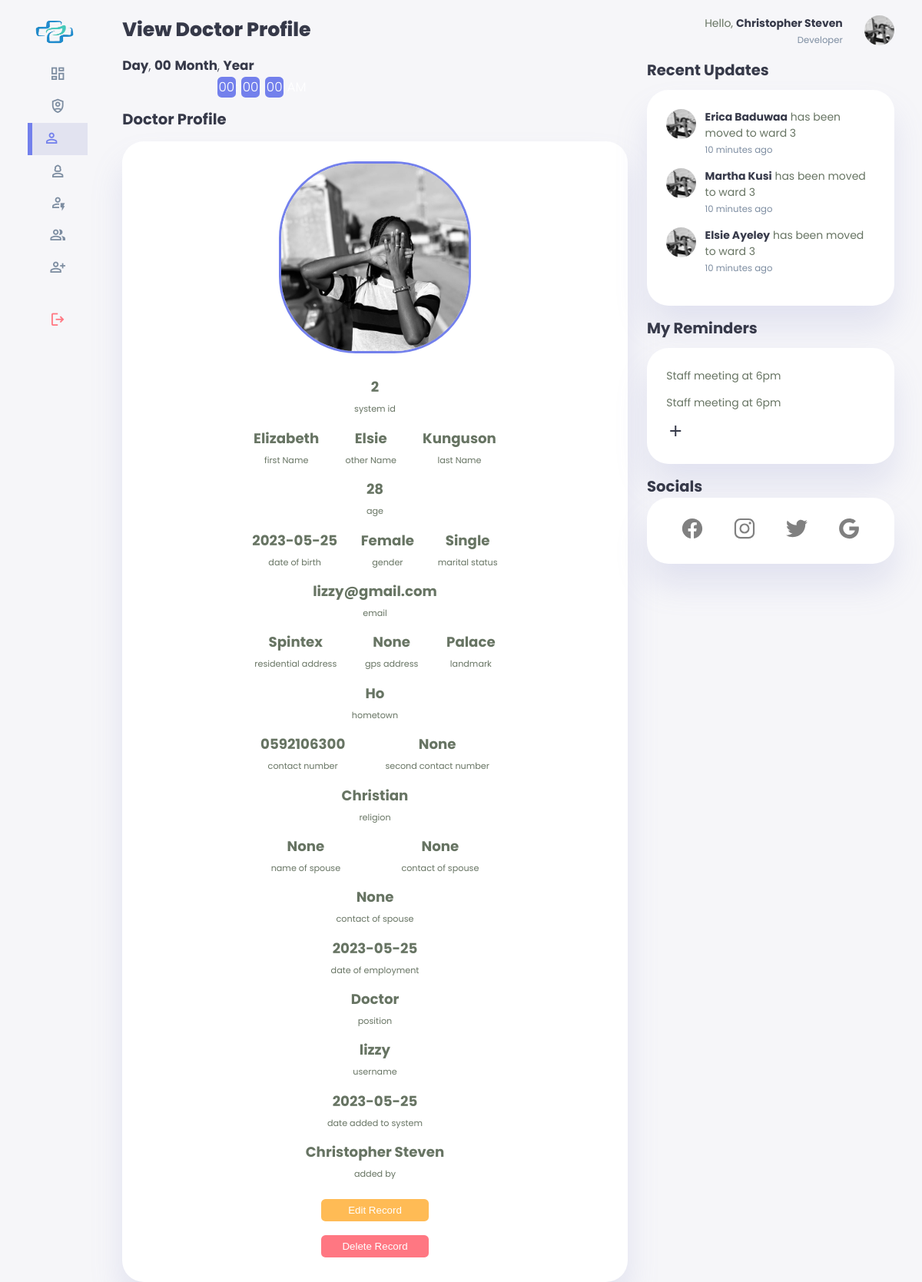
The app's page /developer/viewdoctordeveloper.php?viewid=2 (signed in) with its own data.
### tables this page shows
CREATE TABLE `doctors` (
  `id` int(11) NOT NULL,
  `firstname` varchar(255) NOT NULL,
  `lastname` varchar(255) NOT NULL,
  `othername` varchar(255) NOT NULL,
  `age` varchar(255) NOT NULL,
  `gender` varchar(255) NOT NULL,
  `address` varchar(255) NOT NULL,
  `gps_address` varchar(255) NOT NULL,
  `landmark` varchar(255) NOT NULL,
  `hometown` varchar(255) NOT NULL,
  `telephone1` varchar(255) NOT NULL,
  `telephone2` varchar(255) NOT NULL,
  `religion` varchar(255) NOT NULL,
  `marital_status` varchar(255) NOT NULL,
  `spouse_firstname` varchar(255) NOT NULL,
  `spouse_lastname` varchar(255) NOT NULL,
  `spouse_telephone` varchar(255) NOT NULL,
  `department` varchar(255) NOT NULL,
  `date_of_employment` date NOT NULL,
  `date_of_birth` date NOT NULL,
  `image` varchar(255) NOT NULL,
  `date_added` date NOT NULL,
  `email` varchar(255) NOT NULL,
  `username` varchar(255) NOT NULL,
  `password` varchar(255) NOT NULL,
  `position` varchar(255) NOT NULL,
  `added_by` varchar(255) NOT NULL
);

### developer/viewdoctordeveloper.php (the view, shortened to what this page needs)
<?php
include '../connection.php';
$username= $_SESSION['username'];
$sql= "SELECT * FROM `admins` WHERE username= '$username'";
$result= mysqli_query($con,$sql);
$row= mysqli_fetch_assoc($result);
$position=$row['position'];
$user_firstname= $row['firstname'];
$user_lastname= " ".$row['lastname'];
$user_fullname= $user_firstname.$user_lastname;
$id = $_GET['viewid'];
$sqlview= "SELECT * from `doctors` WHERE id=$id";
$resultview=mysqli_query($con,$sqlview);
$rowview=mysqli_fetch_assoc($resultview);
$firstname=$rowview['firstname'];
$lastname=$rowview['lastname'];
$othername=$rowview['othername'];
$age=$rowview['age'];
$email=$rowview['email'];
$gender=$rowview['gender'];
$marital_status=$rowview['marital_status'];
$date_of_birth=$rowview['date_of_birth'];
$address=$rowview['address'];
$gps_address=$rowview['gps_address'];
$landmark=$rowview['landmark'];
$hometown=$rowview['hometown'];
$telephone1=$rowview['telephone1'];
$telephone2=$rowview['telephone2'];
$religion=$rowview['religion'];
$spouse_firstname=$rowview['spouse_firstname'];
$spouse_lastname=$rowview['spouse_lastname'];
$spouse_telephone=$rowview['spouse_telephone'];
$date_of_employment=$rowview['date_of_employment'];
$image=$rowview['image'];
$admin_username=$rowview['username'];
$admin_position=$rowview['position'];
$date_added=$rowview['date_added'];
$added_by=$rowview['added_by'];
?>
<!DOCTYPE html>
<html lang="en">
<head>
    <link rel="stylesheet" href="../css/viewteacherprofi.css">
</head>
<body onload="initClock()">
    <div class="container">
        <aside>
            <div class="top">
                <div class="logo">
                    <div class="ring"></div>
                    <img src="../developerimages/logo.png" alt="logo">
                </div>
            </div>
            <div class="sidebar">
                <a href="./overviewdeveloper.php">
                    <span class="material-symbols-outlined">dashboard</span>
                </a>
                <a href="./adminsdeveloper.php">
                    <span class="material-symbols-outlined">shield_person</span>
                </a>
                <a href="./doctorsdeveloper.php" class="active">
                    <span class="material-symbols-outlined">person</span>
                </a>
                <a href="./nursesdeveloper.php">
                    <span class="material-symbols-outlined">person_3</span>
                </a>
                <a href="./patientsdeveloper.php">
                    <span class="material-symbols-outlined">recent_patient</span>
                </a>
                <a href="./staffdeveloper.php">
                    <span class="material-symbols-outlined">group</span>
                </a>
                <a href="./addnewdeveloper.php">
                    <span class="material-symbols-outlined">person_add</span>
                </a>
                <a href="../logout.php">
                    <span class="material-symbols-outlined">logout</span>
                </a>
            </div>
        </aside>
        <main>
            <h1>View Doctor Profile</h1>
            <div class="datetime">
                <div class="date">
                    <b><span id="dayname">Day</span></b>,
                    <b><span id="daynum">00</span></b>
                    <b><span id="month">Month</span></b>,
                    <b><span id="year">Year</span></b>
                </div>
                <div class="time">
                    <span id="hours">00</span>:
                    <span id="minutes">00</span>:
                    <span id="seconds">00</span>
                    <span id="period">AM</span>
                </div>
            </div>
            <h2>Doctor Profile</h2>
            <div class="form-format">
                <div class="form-divisions">
                    <div class="form-divisions">
                        <div class="divide">
                            <?php echo "<img src='$image'>"?>
                        </div>
                    </div>
                    <div class="divide">
                        <div class="info-section">
                            <div class="info">
                                <p id="infos"><strong><?php echo $id;?></strong></p>
                                <p>system id</p>
                            </div>
                        </div>
                        <div class="info-section">
                            <div class="info">
                                <p id="infos"><strong><?php echo $firstname;?></strong></p>
                                <p>first Name</p>
                            </div>
                            <div class="info">
                                <p id="infos"><strong><?php echo $othername;?></strong></p>
                                <p>other Name</p>
                            </div>
                            <div class="info">
                                <p id="infos"><strong><?php echo $lastname;?></strong></p>
                                <p>last Name</p>
                            </div>
                        </div>
                        <div class="info-section">
                            <div class="info">
                                <p id="infos"><strong><?php echo $age;?></strong></p>
                                <p>age</p>
                            </div>
                        </div>
                        <div class="info-section">
                            <div class="info">
                                <p id="infos"><strong><?php echo $date_of_birth;?></strong></p>
                                <p>date of birth</p>
                            </div>
                            <div class="info">
                                <p id="infos"><strong><?php echo $gender;?></strong></p>
                                <p>gender</p>
                            </div>
                            <div class="info">
                                <p id="infos"><strong><?php echo $marital_status;?></strong></p>
                                <p>marital status</p>
                            </div>
                        </div>
                        <div class="info-section">
                            <div class="info">
                                <p id="infos"><strong><?php echo $email;?></strong></p>
                                <p>email</p>
                            </div>
                        </div>
                        <div class="info-section">
                            <div class="info">
                                <p id="infos"><strong><?php echo $address;?></strong></p>
                                <p>residential address</p>
                            </div>
                            <div class="info">
                                <p id="infos"><strong><?php echo $gps_address;?></strong></p>
                                <p>gps address</p>
                            </div>
                            <div class="info">
                                <p id="infos"><strong><?php echo $landmark;?></strong></p>
                                <p>landmark</p>
                            </div>
                        </div>
                        <div class="info-section">
                            <div class="info">
                                <p id="infos"><strong><?php echo $hometown;?></strong></p>
                                <p>hometown</p>
                            </div>
                        </div>
                        <div class="info-section">
                            <div class="info">
                                <p id="infos"><strong><?php echo $telephone1;?></strong></p>
                                <p>contact number</p>
                            </div>
                            <div class="info">
                                <p id="infos"><strong><?php echo $telephone2;?></strong></p>
                                <p>second contact number</p>
                            </div>
                        </div>
                        <div class="info-section">
                            <div class="info">
                                <p id="infos"><strong><?php echo $religion;?></strong></p>
                                <p>religion</p>
                            </div>
                        </div>
                        <div class="info-section">
                            <div class="info">
                                <p id="infos"><strong><?php echo $spouse_firstname;?></strong></p>
                                <p>name of spouse</p>
                            </div>
                            <div class="info">
                                <p id="infos"><strong><?php echo $spouse_lastname;?></strong></p>
                                <p>contact of spouse</p>
                            </div>
                        </div>
                        <div class="info-section">
                            <div class="info">
                                <p id="infos"><strong><?php echo $spouse_telephone;?></strong></p>
                                <p>contact of spouse</p>
                            </div>
                        </div>
                        <div class="info-section">
                            <div class="info">
                                <p id="infos"><strong><?php echo $date_of_employment;?></strong></p>
                                <p>date of employment</p>
                            </div>
                        </div>
                        <div class="info-section">
                            <div class="info">
                                <p id="infos"><strong><?php echo $admin_position;?></strong></p>
                                <p>position</p>
                            </div>
                        </div>
                        <div class="info-section">
                            <div class="info">
                                <p id="infos"><strong><?php echo $admin_username;?></strong></p>
                                <p>username</p>
                            </div>
                        </div>
                        <div class="info-section">
                            <div class="info">
                                <p id="infos"><strong><?php echo $date_added;?></strong></p>
                                <p>date added to system</p>
                            </div>
                        </div>
                        <div class="info-section">
                            <div class="info">
                                <p id="infos"><strong><?php echo $added_by;?></strong></p>
                                <p>added by</p>
                            </div>
                        </div>
                    </div>
                    <div class="buttons">
                        <button id="move-new-applicant" onclick="location.href='./editdoctordeveloper.php?editid=<?php echo $id?>'">Edit Record</button>
                        <br>
                        <button id="delete-new-applicant" onclick="location.href='./deletedoctordeveloper.php?deleteid=<?php echo $id?>'">Delete Record</button>
                    </div>
                </div>
            </div>
        </main>
        <div class="right">
            <div class="top">
                <div class="profile" onclick="location.href='./developerprofile.php'">
                    <div class="info">
                        <p>Hello, <b><?php echo $user_fullname; ?></b></p>
                        <small class="text-muted"><?php echo $position; ?></small>
                    </div>
                    <div class="profile-photo">
                        <img src="<?php echo $image;?>" alt="">
                    </div>
                </div>
            </div>
            <div class="recent-updates">
                <h2>Recent Updates</h2>
                <div class="updates">
                    <div class="update">
                        <div class="profile-photo">
                           <img src="../developerimages/lizzy.jpg" alt="updated person profile 1">
                        </div>
                        <div class="message">
                           <p><b>Erica Baduwaa</b> has been moved to ward 3</p>
                           <small class="text-muted">10 minutes ago</small>
                        </div>
                    </div>
                    <div class="update">
                        <div class="profile-photo">
                            <img src="../developerimages/lizzy.jpg" alt="updated person profile 1">
                        </div>
                        <div class="message">
                            <p><b>Martha Kusi</b> has been moved to ward 3</p>
                            <small class="text-muted">10 minutes ago</small>
                        </div>
                    </div>
                    <div class="update">
                        <div class="profile-photo">
                           <img src="../developerimages/lizzy.jpg" alt="updated person profile 1">
                        </div>
                        <div class="message">
                            <p><b>Elsie Ayeley</b> has been moved to ward 3</p>
                           <small class="text-muted">10 minutes ago</small>
                        </div>
                    </div>
                </div>
            </div>
            <div class="notes-section">
                <h2>My Reminders</h2>
                <div class="notes">
                    <div class="note">
                        <p>Staff meeting at 6pm</p>
                    </div>
                    <div class="note">
                        <p>Staff meeting at 6pm</p>
                    </div>
                    <a href="./reminders.php">
                        <span class="material-symbols-outlined">add</span>
                    </a>
                </div>
            </div>
            <div class="socials-and-website">
                <h2>Socials</h2>
                <div class="social-icons">
                    <a href="https://www.facebook.com/" id="facebook">
                    </a>
                    <a href="https://www.instagram.com/" id="instagram">
                    </a>
                    <a href="https://www.twitter.com/" id="twitter">
                    </a>
                    <a href="https://www.google.com/" id="google">
                    </a>
                </div>
            </div>
        </div>
    </div>
</body>
</html>

### records on screen
doctors: image (picture), firstname "Elizabeth", othername "Elsie", lastname "Kunguson", age "28", date_of_birth "2023-05-25", gender "Female", marital_status "Single", email "lizzy@gmail.com", address "Spintex", gps_address "None", landmark "Palace", hometown "Ho", telephone1 "0592106300", telephone2 "None", religion "Christian", spouse_firstname "None", spouse_lastname "None", spouse_telephone "None", date_of_employment "2023-05-25", position "Doctor", username "lizzy", date_added "2023-05-25", added_by "Christopher Steven"

### other values on screen
$id "2"
$user_fullname "Christopher Steven"
$position "Developer"
